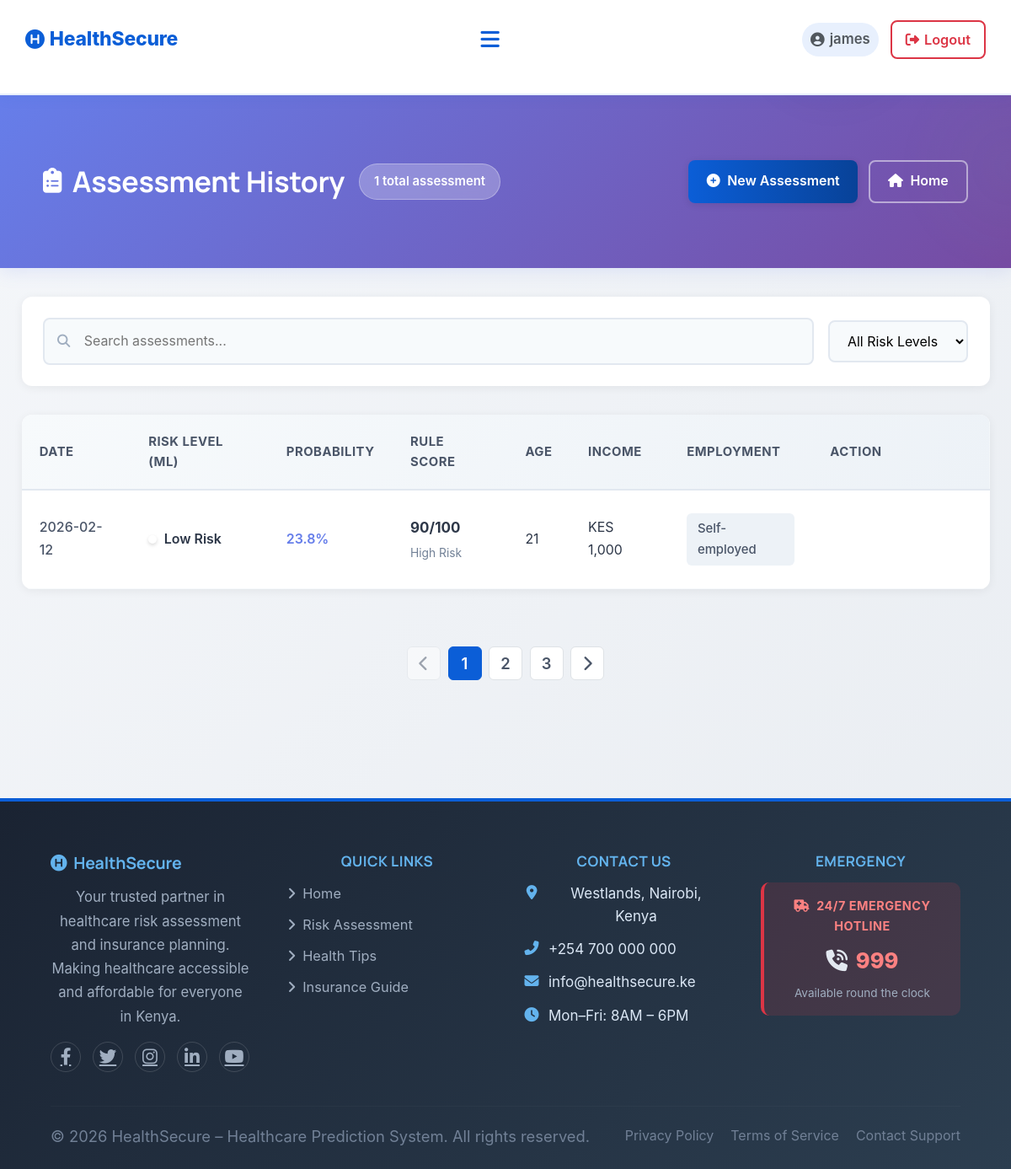
The app's page /history (signed in), older data.
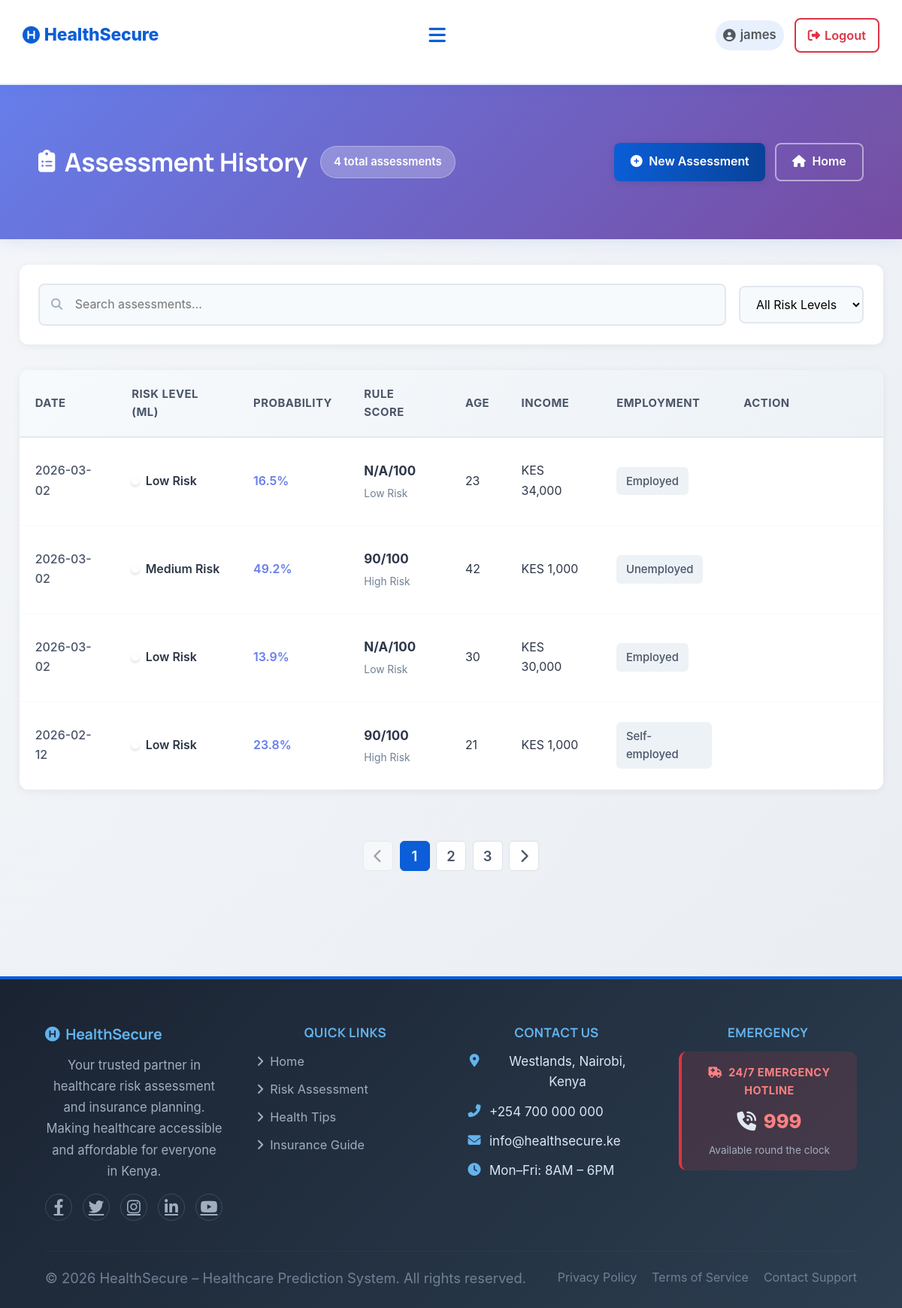
The same page, newer data.
### tables this page shows
CREATE TABLE assessments (
            id INTEGER PRIMARY KEY AUTOINCREMENT,
            user_id INTEGER NOT NULL,
            age INTEGER,
            gender TEXT,
            marital_status TEXT,
            employment_status TEXT,
            income REAL,
            children INTEGER,
            education_level TEXT,
            residence_type TEXT,
            chronic_illness TEXT,
            family_size INTEGER,
            healthcare_knowledge TEXT,
            hospital_visit_gap REAL,
            routine_checkups INTEGER,
            cancer_screening INTEGER,
            dental_checkup INTEGER,
            mental_health_support INTEGER,
            risk_level TEXT,
            probability REAL,
            created_at TIMESTAMP DEFAULT CURRENT_TIMESTAMP, rule_based_score INTEGER DEFAULT 0, rule_based_category TEXT DEFAULT "Unknown",
            FOREIGN KEY (user_id) REFERENCES users (id)
        );

### app.py (the view)
@app.route('/history')
def history():
    if not session.get('logged_in'):
        flash('Please log in to view your history.', 'warning')
        return redirect(url_for('login'))
    conn = get_db_connection()
    assessments = conn.execute(
        'SELECT * FROM assessments WHERE user_id = ? ORDER BY created_at DESC LIMIT 20',
        (session.get('user_id'),)
    ).fetchall()
    conn.close()
    return render_template('history.html',
                          assessments=assessments,
                          username=session.get('username'))

### app.py (called while the page is built)
@app.context_processor
def inject_assessment_results():
    return {
        'has_results': session.get('assessment_result') is not None,
        'assessment_result': session.get('assessment_result'),
        'assessment_user_data': session.get('user_data')
    }

def get_db_connection():
    conn = sqlite3.connect(DATABASE)
    conn.row_factory = sqlite3.Row
    return conn

### templates/history.html (shortened to what this page needs)
{% extends "base.html" %}
{% block extra_css %}
<link rel="stylesheet" href="{{ url_for('static', filename='css/history.css') }}">
{% endblock %}
{% block content %}
    <div class="history-page-header">
        <div class="history-page-container">
            <div class="header-content">
                <div class="header-left">
                    <h1 class="page-title">
                        <i class="fas fa-clipboard-list"></i>
                        Assessment History
                    </h1>
                    {% if assessments %}
                    <span class="total-badge">{{ assessments|length }} total assessment{{ 's' if assessments|length != 1 else '' }}</span>
                    {% endif %}
                </div>
                <div class="header-actions">
                    <a href="{{ url_for('assess') }}" class="btn-modern btn-primary">
                        <i class="fas fa-plus-circle"></i> New Assessment
                    </a>
                    <a href="{{ url_for('index') }}" class="btn-modern btn-outline">
                        <i class="fas fa-home"></i> Home
                    </a>
                </div>
            </div>
        </div>
    </div>
    <div class="history-page-container">
        {% if assessments %}
        <div class="filter-bar">
            <div class="search-box">
                <i class="fas fa-search"></i>
                <input type="text" id="searchInput" placeholder="Search assessments..." aria-label="Search assessments">
            </div>
            <div class="filter-controls">
                <select class="filter-select" id="riskFilter" aria-label="Filter by risk level">
                    <option value="">All Risk Levels</option>
                </select>
            </div>
        </div>
        <div class="table-container desktop-only">
            <table class="modern-table">
                <thead>
                    <tr>
                        <th>Date</th>
                        <th>Risk Level (ML)</th>
                        <th>Probability</th>
                        <th>Rule Score</th>
                        <th>Age</th>
                        <th>Income</th>
                        <th>Employment</th>
                        <th>Action</th>
                    </tr>
                </thead>
                <tbody>
                    {% for assessment in assessments %}
                    <tr class="table-row" data-risk="{{ assessment['risk_level'].lower().replace(' ', '-').replace('risk', '').strip() }}">
                        <td data-label="Date">
                            <span class="date-text">{{ assessment['created_at'][:10] }}</span>
                        </td>
                        <td data-label="Risk Level">
                            <div class="risk-indicator">
                                <span class="risk-dot risk-dot-{{ assessment['risk_level'].lower().replace(' ', '-').replace('risk', '').strip() }}"></span>
                                <span class="risk-label">{{ assessment['risk_level'] }}</span>
                            </div>
                        </td>
                        <td data-label="Probability">
                            <span class="probability-text">{{ "%.1f"|format(assessment['probability']) }}%</span>
                        </td>
                        <td data-label="Rule Score">
                            <div class="rule-score-cell">
                                <strong class="score-value">{{ assessment['rule_based_score'] or 'N/A' }}/100</strong>
                                <small class="score-category">{{ assessment['rule_based_category'] or 'N/A' }}</small>
                            </div>
                        </td>
                        <td data-label="Age">{{ assessment['age'] }}</td>
                        <td data-label="Income">KES {{ "{:,.0f}".format(assessment['income']) }}</td>
                        <td data-label="Employment">
                            <span class="employment-badge">{{ assessment['employment_status'] }}</span>
                        </td>
                        <td data-label="Action">
                            <a href="{{ url_for('view_assessment_result', assessment_id=assessment['id']) }}" class="btn-modern btn-outline">
                                <i class="fas fa-eye"></i> View Results
                            </a>
                        </td>
                    </tr>
                    {% endfor %}
                </tbody>
            </table>
        </div>
        <div class="pagination-container">
            <button class="pagination-btn" disabled>
                <i class="fas fa-chevron-left"></i>
            </button>
            <button class="pagination-btn active">1</button>
            <button class="pagination-btn">2</button>
            <button class="pagination-btn">3</button>
            <button class="pagination-btn">
                <i class="fas fa-chevron-right"></i>
            </button>
        </div>
        {% endif %}
    </div>
{% endblock %}

### templates/base.html (shortened to what this page needs)
<!DOCTYPE html>
<html lang="en">
<head>
    <link rel="stylesheet" href="https://cdn.jsdelivr.net/npm/bootstrap@5.3.2/dist/css/bootstrap.min.css">
    <link rel="stylesheet" href="https://cdnjs.cloudflare.com/ajax/libs/font-awesome/6.4.0/css/all.min.css">
    <link rel="stylesheet" href="{{ url_for('static', filename='css/base.css') }}">
    <link rel="stylesheet" href="{{ url_for('static', filename='css/style.css') }}">
    {% block extra_css %}{% endblock %}
</head>
<body>
<nav class="navbar" role="navigation" aria-label="Main navigation">
    <a href="{{ url_for('index') }}" class="logo" aria-label="HealthSecure Home">
        <i class="fa-solid fa-circle-h" aria-hidden="true"></i> HealthSecure
    </a>
    <button class="hamburger-menu" id="hamburgerBtn" aria-label="Toggle navigation" aria-expanded="false" aria-controls="navLinks">
        <i class="fa-solid fa-bars" aria-hidden="true"></i>
    </button>
    <div class="nav-right">
        {% if session.logged_in %}
            <span class="nav-username">
                <i class="fa-solid fa-circle-user" aria-hidden="true"></i> {{ session.username }}
            </span>
            <a href="{{ url_for('logout') }}" class="nav-auth-link nav-logout-link">
                <i class="fas fa-sign-out-alt" aria-hidden="true"></i> Logout
            </a>
        {% endif %}
    </div>
</nav>
<main id="main-content">
    {% block content %}{% endblock %}
</main>
<footer class="footer" role="contentinfo">
    <div class="footer-grid">
        <div>
            <h5 class="footer-brand-title">
                <i class="fa-solid fa-circle-h" aria-hidden="true"></i> HealthSecure
            </h5>
            <p class="footer-text">
                Your trusted partner in healthcare risk assessment and insurance planning. Making healthcare accessible and affordable for everyone in Kenya.
            </p>
            <div class="footer-social" aria-label="Social media links">
                <a href="https://facebook.com" target="_blank" rel="noopener" aria-label="Facebook"><i class="fab fa-facebook-f" aria-hidden="true"></i></a>
                <a href="https://twitter.com" target="_blank" rel="noopener" aria-label="Twitter"><i class="fab fa-twitter" aria-hidden="true"></i></a>
                <a href="https://instagram.com" target="_blank" rel="noopener" aria-label="Instagram"><i class="fab fa-instagram" aria-hidden="true"></i></a>
                <a href="https://linkedin.com" target="_blank" rel="noopener" aria-label="LinkedIn"><i class="fab fa-linkedin-in" aria-hidden="true"></i></a>
                <a href="https://youtube.com" target="_blank" rel="noopener" aria-label="YouTube"><i class="fab fa-youtube" aria-hidden="true"></i></a>
            </div>
        </div>
        <div>
            <h5 class="footer-section-title">Quick Links</h5>
            <ul class="footer-links">
                <li><a href="{{ url_for('index') }}"><i class="fas fa-angle-right" aria-hidden="true"></i> Home</a></li>
                <li><a href="{{ url_for('assess') if session.logged_in else url_for('register') }}"><i class="fas fa-angle-right" aria-hidden="true"></i> Risk Assessment</a></li>
                <li><a href="{{ url_for('health_tips') }}"><i class="fas fa-angle-right" aria-hidden="true"></i> Health Tips</a></li>
                <li><a href="{{ url_for('blog') }}"><i class="fas fa-angle-right" aria-hidden="true"></i> Insurance Guide</a></li>
            </ul>
        </div>
        <div>
            <h5 class="footer-section-title">Contact Us</h5>
            <ul class="footer-contact-list">
                <li><i class="fas fa-map-marker-alt" aria-hidden="true"></i> Westlands, Nairobi, Kenya</li>
                <li><i class="fas fa-phone-alt" aria-hidden="true"></i> <a href="tel:+254700000000">+254 700 000 000</a></li>
                <li><i class="fas fa-envelope" aria-hidden="true"></i> <a href="mailto:info@healthsecure.ke">info@healthsecure.ke</a></li>
                <li><i class="fas fa-clock" aria-hidden="true"></i> Mon–Fri: 8AM – 6PM</li>
            </ul>
        </div>
        <div>
            <h5 class="footer-section-title">Emergency</h5>
            <div class="footer-emergency">
                <p class="footer-emergency-label"><i class="fas fa-ambulance me-1" aria-hidden="true"></i> 24/7 Emergency Hotline</p>
                <p class="footer-emergency-number"><i class="fas fa-phone-volume me-1" aria-hidden="true"></i> <a href="tel:999">999</a></p>
                <p class="footer-emergency-sub">Available round the clock</p>
            </div>
        </div>
    </div>
    <hr class="footer-divider">
    <div class="footer-bottom">
        <p style="margin:0;">© 2026 HealthSecure – Healthcare Prediction System. All rights reserved.</p>
        <div class="footer-bottom-links">
            <a href="#">Privacy Policy</a>
            <a href="#">Terms of Service</a>
            <a href="{{ url_for('contact') }}">Contact Support</a>
        </div>
    </div>
</footer>
</body>
</html>

### static/css/style.css (style rules this page uses)
:root { --bg: #f6f9fc; --surface: #ffffff; --primary: #0b5ed7; --primary-dark: #084298; --primary-light: #e8f0fd; --accent: #28a745; --muted: #52585e; --text: #1a2332; --soft: #eef2f6; --glass: rgba(255,255,255,0.75); --card-shadow: 0 8px 30px rgba(2,12,27,0.08); --radius: 12px; --transition: all 0.25s ease; }
* { margin: 0; padding: 0; box-sizing: border-box; font-family: "Inter", "Segoe UI", system-ui, sans-serif; }
html, body { overflow-x: hidden; max-width: 100%; }
body { background: linear-gradient(180deg, #ced8e7 0%, #eef6fb 100%); color: var(--text); -webkit-font-smoothing: antialiased; -moz-osx-font-smoothing: grayscale; position: relative; min-height: 100vh; width: 100%; }
body::before { content: ""; position: fixed; top: -7%; right: -7%; width: 420px; height: 420px; background: radial-gradient(circle at 30% 30%, rgba(4, 30, 68, 0.06), transparent 30%), radial-gradient(circle at 80% 70%, rgba(123,211,137,0.04), transparent 30%); pointer-events: none; z-index: 0; }
.navbar { display: flex; align-items: center; justify-content: space-between; padding: 14px 5%; background: #ffffff; backdrop-filter: blur(10px); border-bottom: 2px solid rgba(11, 94, 215, 0.10); box-shadow: 0 2px 16px rgba(11,94,215,0.08); position: sticky; top: 0; z-index: 1000; }
.logo { font-size: 1.35rem; font-weight: 800; color: var(--primary); letter-spacing: -0.2px; text-decoration: none; display: inline-flex; align-items: center; gap: 6px; flex-shrink: 0; }
.nav-right { display: flex; align-items: center; gap: 14px; }
footer { text-align: center; padding: 28px; background: linear-gradient(180deg, rgba(11,94,215,0.03), rgba(255,255,255,0.6)); color: var(--muted); font-size: 14px; border-top: 1px solid rgba(11,94,215,0.04); }
.btn-primary, .btn-success { background: linear-gradient(90deg, var(--primary), var(--primary-dark)) !important; border: none !important; color: #ffffff !important; box-shadow: 0 4px 16px rgba(11,94,215,0.20); font-weight: 600; }
.page-title { text-align: center; margin: 2.5rem 0; color: #0d0d0e; font-size: 28px; }
@media (max-width: 1200px) { .navbar { padding: 18px 30px; } }
.btn-primary { background: var(--secondary); color: white; }
.btn-outline { border: 2px solid #ffffff; color: #ffffff; background: rgba(255, 255, 255, 0.1); }

Row changes from the older to the newer data that the page shows:
added assessments: created_at "2026-03-02", risk_level "Low Risk", probability "16.5", rule_based_score "N/A", rule_based_category "Low Risk", age "23", income "34,000", employment_status "Employed"
added assessments: created_at "2026-03-02", risk_level "Medium Risk", probability "49.2", rule_based_score "90", rule_based_category "High Risk", age "42", income "1,000", employment_status "Unemployed"
added assessments: created_at "2026-03-02", risk_level "Low Risk", probability "13.9", rule_based_score "N/A", rule_based_category "Low Risk", age "30", income "30,000", employment_status "Employed"
Text that changed along with them:
{{ assessments|length }}: "1" → "4"
{{ 's' if assessments|length != 1 else '' }}: (not shown) → "s"
